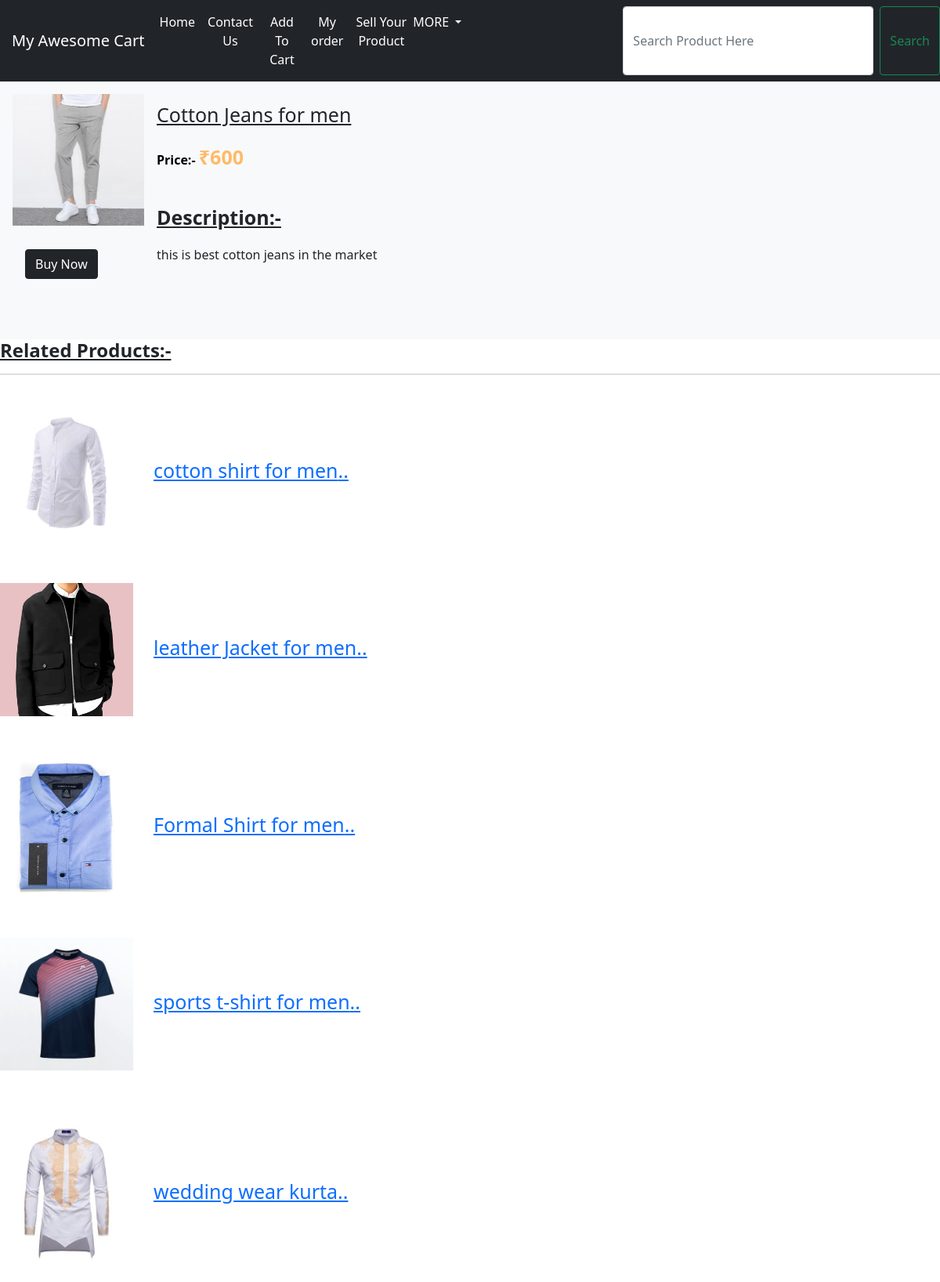
Screenshot of /shop/productview/24 with the database file from the repository.
### shop/models.py (models this page shows, shortened)
class Product(models.Model):
    product_id=models.AutoField
    product_name=models.CharField(max_length=150)
    category=models.CharField(max_length=30, default="")
    subcategory=models.CharField(max_length=50, default="")
    price=models.IntegerField(default=0)
    des=models.CharField(max_length=10000)
    admin_id=models.IntegerField(default="")
    image=models.ImageField(upload_to="shop/images")

### shop/views.py (the view, shortened to what this page needs)
# urls.py: path("productview/<int:myid>", views.prodview,        name="ProductView"),
def prodview(request, myid):
    user=request.user
    product = Product.objects.filter(id=myid)
    prod=Product.objects.all()
    return render(request,'shop/prodview.html', {'product':product[0],'prod':prod})

### templates/shop/prodview.html (shortened to what this page needs)
{% extends 'shop/basic.html' %}
{% block body %}
<div class="row g-0 bg-light position-relative">
  <div class="col-md-2 mb-md-0 p-md-3">
    <img src="/media/{{product.image}}" class="w-100" alt="...">
    <a href="/shop/order/{{product.id}}" class="btn btn-dark mx-3" id="butt" style="margin-left:20px;"data-toggle="modal" data-target="#myModall{{product.id}}">Buy Now</a>
  </div>
  <div class="col-md-6 p-4 ps-md-0">
    <p class="mt-0" style="font-size:25px;"><u>{{product.product_name}}</u></p>
    <p><span style="color: #000000;"><b>Price:-</b><strong> <span style="color: #FFBA67;font-size:25px;">₹{{product.price}}</span></strong></span></p>
    <br>
    <p id ="des"><b><u>Description:-</u></b></p>{{product.des|safe}}
<br>
<br>
<br>
<br>
</div>
</div>
<h4><b><u>Related Products:-</b></u></h4>
<hr></hr>
    {% for prod in prod %}
    {% if prod.category == product.category and prod.product_name != product.product_name %}
    <h3><a href="/shop/productview/{{prod.id}}"><img src="/media/{{prod.image}}" width="170px"height="170px" id="img"></a>&nbsp;&nbsp;&nbsp;&nbsp;<a href="/shop/productview/{{prod.id}}">{{prod.product_name|slice:"0:22"}}..</a></img></h3><br>
    {% else %}
    <p></p>
      {% endif %}
      {% endfor %}
{% endblock %}

### templates/shop/basic.html (shortened to what this page needs)
<!doctype html>
<html lang="en">
  <head>
    <link href="https://cdn.jsdelivr.net/npm/bootstrap@5.0.2/dist/css/bootstrap.min.css" rel="stylesheet">
  </head>
  <body>
    <nav class="navbar navbar-expand-lg navbar-dark bg-dark" width="100%">
  <a class="navbar-brand" href="/shop" id="cart">My Awesome Cart</a>
  <div class="collapse navbar-collapse" id="navbarSupportedContent">
    <ul class="navbar-nav mr-auto">
      <li class="nav-item active">
        <a class="nav-link active" href="/shop">Home</a>
      </li>
{% if user.is_authenticated %}
      <li class="nav-item active">
        <a class="nav-link active" href="/shop/contact">Contact Us</a>
      </li>
{% else %}
<li class="nav-item active">
<button class="nav-link active" type="button" data-toggle="modal" data-target="#contact" id="button">
  Contact Us
</button>
</li>
{% endif %}
{% if user.is_authenticated %}
      <li class="nav-item active">
        <a class="nav-link active" href="/shop/cart">My Cart</a>
      </li>
{% else %}
<li class="nav-item active">
<button class="nav-link active" type="button" data-toggle="modal" data-target="#AddToCart" id="button">
  Add To Cart
</button>
</li>
{% endif %}
{% if user.is_authenticated %}
      <li class="nav-item active">
        <a class="nav-link active" href="/shop/vieworder">My orders</a>
      </li>
{% else %}
<li class="nav-item active">
<button class="nav-link active" type="button" data-toggle="modal" data-target="#order" id="button">
  My order
</button>
</li>
{% endif %}
{% if user.is_authenticated %}
      <li class="nav-item active">
        <a class="nav-link active" href="/shop/sellproduct" data-target="#exampleModal">Sell Your Products</a>
    </li>
{% else %}
<li class="nav-item active">
<button class="nav-link" type="button" data-bs-toggle="modal" data-bs-target="#exampleModal" id="product_button">
  Sell Your Product
</button>
</li>
{% endif %}
<li class="nav-item dropdown">
  <a class="nav-link active dropdown-toggle" href="#" id="navbarDropdown" role="button" data-bs-toggle="dropdown" aria-expanded="false">
    MORE
  </a>
</li>
      <form class="d-flex" id="bar" method="get" action="/shop/search">
        <input class="form-control me-2" type="search" placeholder="Search Product Here" name="search" id="search" aria-label="Search">
        <button class="btn btn-outline-success" type="submit">Search</button>
      </form>
</nav>
{% block body %}
{% endblock %}
  </body>
</html>

### templates/shop/basic.html (style rules this page uses)
#cart { position: relative; left:15px; }
.nav-link { position: relative; left: 10px; }
#button { background-color: Transparent; background-repeat:no-repeat; border: none; cursor:pointer; overflow: hidden; color: white; }
#product_button { background-color: Transparent; background-repeat:no-repeat; border: none; cursor:pointer; overflow: hidden; color: white; }
@media (min-width: 780px) { .btn { position: relative; top:0px; } }
#navbarDropdown { position:relative; left:2px; }
@media (min-width: 768px) { #bar { margin-left:200px; } }
@media (min-width: 768px) { #search { width:320px; } }

### templates/shop/prodview.html (style rules this page uses)
#butt { position: relative; top: 30px; }
#des { font-size:25px; }
h3 { font-size: 25px; }

### rows the page displays
Product: image (picture), product_name "Cotton Jeans for men", price "600", des "this is best cotton jeans in the market"
Product: image (picture), product_name "cotton shirt for men"
Product: image (picture), product_name "leather Jacket for men"
Product: image (picture), product_name "Formal Shirt for men"
Product: image (picture), product_name "sports t-shirt for men"
Product: image (picture), product_name "wedding wear kurta"
